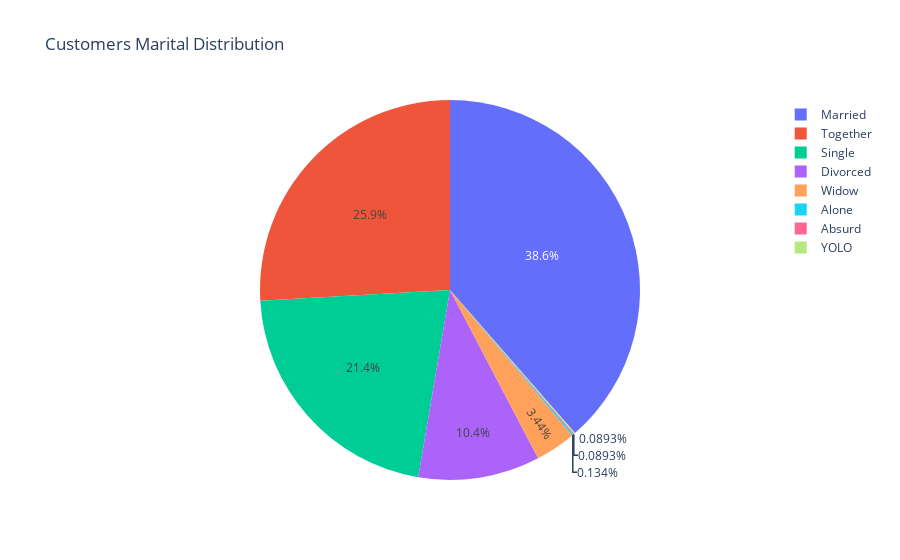

Notebook cell for this chart:
### Code cell
Marital_analysis = df.groupby('Marital_Status')['ID'].count().reset_index()
pie_chart = px.pie(Marital_analysis,
                    title = "Customers Marital Distribution",
                    values = 'ID',
                    names = 'Marital_Status')

pie_chart

### Figure 1 — Plotly figure (JSON) as saved in the notebook; plotly's stock layout.template omitted (floating-point values rounded to 4 significant figures)
{"data": [{"domain": {"x": [0, 1], "y": [0, 1]}, "hovertemplate": "Marital_Status=%{label}<br>ID=%{value}<extra></extra>", "labels": ["Absurd", "Alone", "Divorced", "Married", "Single", "Together", "Widow", "YOLO"], "legendgroup": "", "name": "", "showlegend": true, "type": "pie", "values": [2, 3, 232, 864, 480, 580, 77, 2]}], "layout": {"legend": {"tracegroupgap": 0}, "title": {"text": "Customers Marital Distribution"}}}
